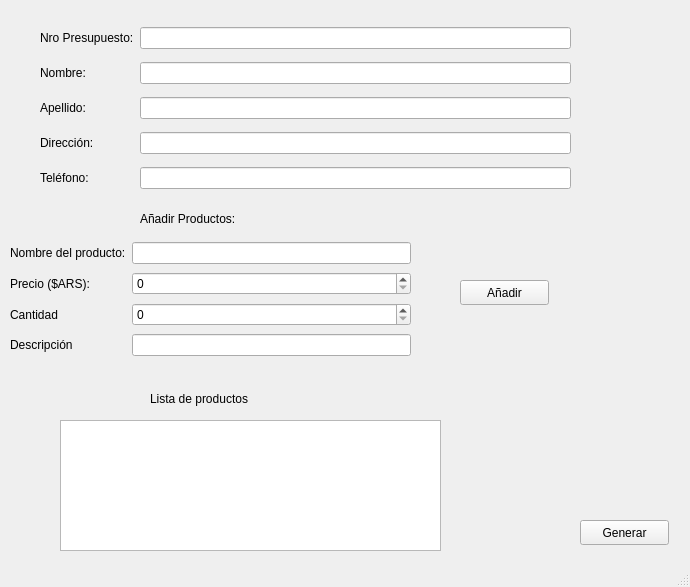
<?xml version="1.0" encoding="UTF-8"?>
<ui version="4.0">
 <class>MainWindow</class>
 <widget class="QMainWindow" name="MainWindow">
  <property name="geometry">
   <rect>
    <x>0</x>
    <y>0</y>
    <width>690</width>
    <height>587</height>
   </rect>
  </property>
  <property name="windowTitle">
   <string>MainWindow</string>
  </property>
  <widget class="QWidget" name="centralwidget">
   <widget class="QLabel" name="label_6">
    <property name="geometry">
     <rect>
      <x>150</x>
      <y>390</y>
      <width>131</width>
      <height>17</height>
     </rect>
    </property>
    <property name="text">
     <string>Lista de productos</string>
    </property>
   </widget>
   <widget class="QWidget" name="gridLayoutWidget">
    <property name="geometry">
     <rect>
      <x>40</x>
      <y>20</y>
      <width>531</width>
      <height>181</height>
     </rect>
    </property>
    <layout class="QGridLayout" name="gridLayout">
     <item row="4" column="1">
      <widget class="QLineEdit" name="l_direccion"/>
     </item>
     <item row="2" column="1">
      <widget class="QLineEdit" name="l_nombre"/>
     </item>
     <item row="2" column="0">
      <widget class="QLabel" name="lbl_nombre">
       <property name="text">
        <string>Nombre:</string>
       </property>
      </widget>
     </item>
     <item row="1" column="1">
      <widget class="QLineEdit" name="l_presu"/>
     </item>
     <item row="3" column="0">
      <widget class="QLabel" name="lbl_apellido">
       <property name="text">
        <string>Apellido:</string>
       </property>
      </widget>
     </item>
     <item row="1" column="0">
      <widget class="QLabel" name="lbl_presu">
       <property name="text">
        <string>Nro Presupuesto:</string>
       </property>
      </widget>
     </item>
     <item row="6" column="1">
      <widget class="QLineEdit" name="l_telefono"/>
     </item>
     <item row="3" column="1">
      <widget class="QLineEdit" name="l_apellido"/>
     </item>
     <item row="4" column="0">
      <widget class="QLabel" name="lbl_direccion">
       <property name="text">
        <string>Dirección:</string>
       </property>
      </widget>
     </item>
     <item row="6" column="0">
      <widget class="QLabel" name="lbl_telefono">
       <property name="text">
        <string>Teléfono:</string>
       </property>
      </widget>
     </item>
    </layout>
   </widget>
   <widget class="QPushButton" name="generarButton">
    <property name="geometry">
     <rect>
      <x>580</x>
      <y>520</y>
      <width>89</width>
      <height>25</height>
     </rect>
    </property>
    <property name="text">
     <string>Generar</string>
    </property>
   </widget>
   <widget class="QWidget" name="gridLayoutWidget_2">
    <property name="geometry">
     <rect>
      <x>10</x>
      <y>240</y>
      <width>401</width>
      <height>122</height>
     </rect>
    </property>
    <layout class="QGridLayout" name="gridLayout_2">
     <item row="1" column="2">
      <widget class="QSpinBox" name="spn_precio">
       <property name="maximum">
        <number>100000</number>
       </property>
      </widget>
     </item>
     <item row="0" column="0">
      <widget class="QLabel" name="lbl_producto">
       <property name="text">
        <string>Nombre del producto:</string>
       </property>
      </widget>
     </item>
     <item row="0" column="2">
      <widget class="QLineEdit" name="l_producto">
       <property name="placeholderText">
        <string/>
       </property>
      </widget>
     </item>
     <item row="1" column="0">
      <widget class="QLabel" name="lbl_precio">
       <property name="text">
        <string>Precio ($ARS):</string>
       </property>
      </widget>
     </item>
     <item row="2" column="0">
      <widget class="QLabel" name="lbl_precio_3">
       <property name="text">
        <string>Cantidad</string>
       </property>
      </widget>
     </item>
     <item row="2" column="2">
      <widget class="QSpinBox" name="spn_cantidad">
       <property name="maximum">
        <number>100000</number>
       </property>
      </widget>
     </item>
     <item row="3" column="0">
      <widget class="QLabel" name="lbl_precio_2">
       <property name="text">
        <string>Descripción</string>
       </property>
      </widget>
     </item>
     <item row="3" column="2">
      <widget class="QLineEdit" name="l_descrip"/>
     </item>
    </layout>
   </widget>
   <widget class="QLabel" name="label_10">
    <property name="geometry">
     <rect>
      <x>140</x>
      <y>210</y>
      <width>131</width>
      <height>17</height>
     </rect>
    </property>
    <property name="text">
     <string>Añadir Productos:</string>
    </property>
   </widget>
   <widget class="QPushButton" name="productoButton">
    <property name="geometry">
     <rect>
      <x>460</x>
      <y>280</y>
      <width>89</width>
      <height>25</height>
     </rect>
    </property>
    <property name="text">
     <string>Añadir</string>
    </property>
   </widget>
   <widget class="QTableWidget" name="tableWidget">
    <property name="geometry">
     <rect>
      <x>60</x>
      <y>420</y>
      <width>381</width>
      <height>131</height>
     </rect>
    </property>
   </widget>
  </widget>
  <widget class="QStatusBar" name="statusbar"/>
 </widget>
 <tabstops>
  <tabstop>l_presu</tabstop>
  <tabstop>l_nombre</tabstop>
  <tabstop>l_apellido</tabstop>
  <tabstop>l_direccion</tabstop>
  <tabstop>l_telefono</tabstop>
  <tabstop>l_producto</tabstop>
  <tabstop>spn_precio</tabstop>
  <tabstop>spn_cantidad</tabstop>
  <tabstop>l_descrip</tabstop>
  <tabstop>productoButton</tabstop>
  <tabstop>tableWidget</tabstop>
  <tabstop>generarButton</tabstop>
 </tabstops>
 <resources/>
 <connections>
  <connection>
   <sender>productoButton</sender>
   <signal>clicked()</signal>
   <receiver>MainWindow</receiver>
   <slot>addTableRow()</slot>
   <hints>
    <hint type="sourcelabel">
     <x>411</x>
     <y>294</y>
    </hint>
    <hint type="destinationlabel">
     <x>522</x>
     <y>266</y>
    </hint>
   </hints>
  </connection>
  <connection>
   <sender>generarButton</sender>
   <signal>clicked()</signal>
   <receiver>MainWindow</receiver>
   <slot>generateFile()</slot>
   <hints>
    <hint type="sourcelabel">
     <x>570</x>
     <y>492</y>
    </hint>
    <hint type="destinationlabel">
     <x>492</x>
     <y>359</y>
    </hint>
   </hints>
  </connection>
 </connections>
 <slots>
  <slot>addTableRow()</slot>
  <slot>generateFile()</slot>
 </slots>
</ui>
